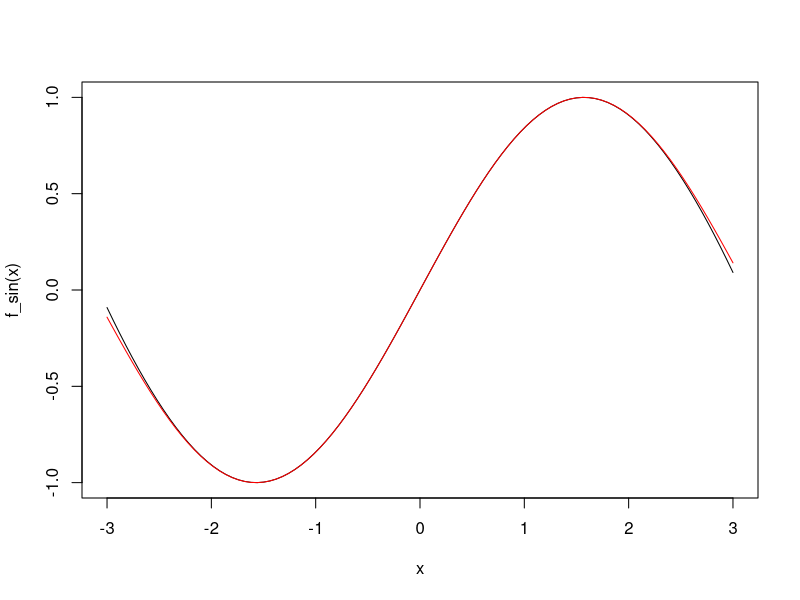

The R script that drew this image:


f_sin<- function(x){
result<- x - 1/factorial(3)*x^3 + 1/factorial(5)*x^5 - 1/factorial(7)*x^7 
          + 1/ factorial(9)*x^9
return(result)
}
curve(f_sin, -3,3)

curve(sin(x), add=TRUE, col="red")
